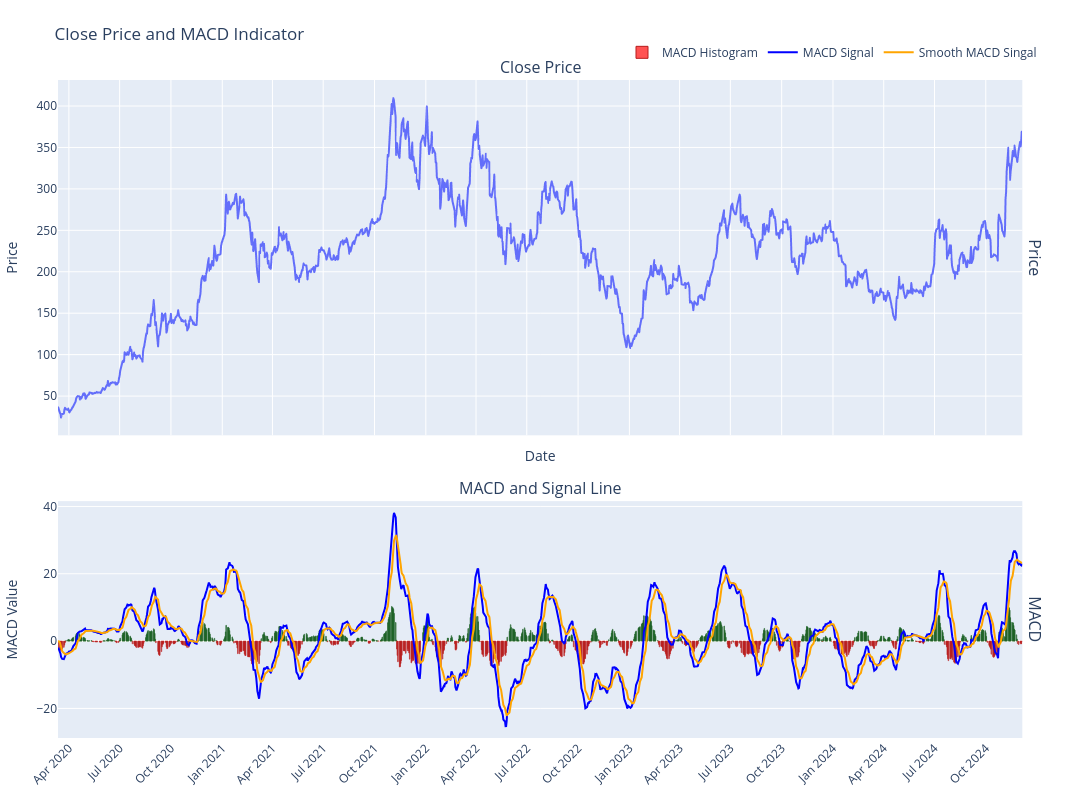

Source (notebook cell):
### Markdown cell above
### Visualizaiton of Moving Average Convergence & Divergence (MACD)

### Code cell
df = pricedf


# Create subplots with shared x-axis
fig = make_subplots(
    rows=2, cols=1,
    shared_xaxes=True,
    vertical_spacing=0.1,
    row_heights=[0.6, 0.4],  # Adjust heights of the subplots
    subplot_titles=('Close Price', 'MACD and Signal Line'),
    row_titles=('Price', 'MACD')
)

# Close price plot (using Plotly Express for aesthetics)
close_fig = px.line(df, x='date', y='close', title="Close Price")
for trace in close_fig['data']:
    fig.add_trace(trace, row=1, col=1)

# MACD histogram bar plot
fig.add_trace(
    go.Bar(x=df['date'], y=df['MACD']-df['MACD_signal'], name='MACD Histogram', marker=dict(
            color=(df['MACD']-df['MACD_signal']).apply(lambda x: '#26A69A' if x >= 0 else '#FF5252'),
            opacity=0.8  # Adjust opacity (0-1)
        ),
        marker_line=dict(  # Add border to bars
            width=1,
            color=(df['MACD']-df['MACD_signal']).apply(lambda x: '#1B5E20' if x >= 0 else '#B71C1C')
        )),
    row=2, col=1
)

# EMA lines (macd signal and smoothing signal)
fig.add_trace(
    go.Scatter(x=df['date'], y=df['MACD'], mode='lines', name='MACD Signal', line=dict(color='blue')),
    row=2, col=1
)



fig.add_trace(
    go.Scatter(x=df['date'], y=df['MACD_signal'], mode='lines', name='Smooth MACD Singal', line=dict(color='orange')),
    row=2, col=1
)


# Update layout for aesthetics and y-axis range
fig.update_layout(
    title="Close Price and MACD Indicator",
    xaxis_title="Date",
    yaxis_title="Price",
    yaxis2_title="MACD Value",
    height=800,
    width=1200,  # Added width parameter
    showlegend=True,
    legend=dict(
        orientation="h",  # Horizontal legend
        yanchor="bottom",
        y=1.02,
        xanchor="right",
        x=1
    ),
    margin=dict(l=50, r=50, t=80, b=50)  # Adjust margins
)

# Update x-axis settings for better date display
fig.update_xaxes(
    rangeslider_visible=False,
    tickangle=-45,
    tickmode='auto',
    nticks=20
)

fig.show()

### Figure 1 — Plotly figure (JSON) as saved in the notebook; plotly's stock layout.template omitted (floating-point values rounded to 4 significant figures; data arrays with more than 128 entries replaced by an {"elided": "..."} marker saying what was removed)
{"data": [{"hovertemplate": "date=%{x}<br>close=%{y}<extra></extra>", "legendgroup": "", "line": {"color": "#636efa", "dash": "solid"}, "marker": {"symbol": "circle"}, "mode": "lines", "name": "", "showlegend": false, "type": "scattergl", "x": {"elided": "1192 str values"}, "xaxis": "x", "y": {"elided": "1192 float values"}, "yaxis": "y"}, {"marker": {"color": {"elided": "1192 str values"}, "line": {"color": {"elided": "1192 str values"}, "width": 1}, "opacity": 0.8}, "name": "MACD Histogram", "type": "bar", "x": {"elided": "1192 str values"}, "xaxis": "x2", "y": {"elided": "1192 float values"}, "yaxis": "y2"}, {"line": {"color": "blue"}, "mode": "lines", "name": "MACD Signal", "type": "scatter", "x": {"elided": "1192 str values"}, "xaxis": "x2", "y": {"elided": "1192 float values"}, "yaxis": "y2"}, {"line": {"color": "orange"}, "mode": "lines", "name": "Smooth MACD Singal", "type": "scatter", "x": {"elided": "1192 str values"}, "xaxis": "x2", "y": {"elided": "1192 float values"}, "yaxis": "y2"}], "layout": {"annotations": [{"font": {"size": 16}, "showarrow": false, "text": "Close Price", "x": 0.49, "xanchor": "center", "xref": "paper", "y": 1, "yanchor": "bottom", "yref": "paper"}, {"font": {"size": 16}, "showarrow": false, "text": "MACD and Signal Line", "x": 0.49, "xanchor": "center", "xref": "paper", "y": 0.36, "yanchor": "bottom", "yref": "paper"}, {"font": {"size": 16}, "showarrow": false, "text": "Price", "textangle": 90, "x": 0.98, "xanchor": "left", "xref": "paper", "y": 0.73, "yanchor": "middle", "yref": "paper"}, {"font": {"size": 16}, "showarrow": false, "text": "MACD", "textangle": 90, "x": 0.98, "xanchor": "left", "xref": "paper", "y": 0.18, "yanchor": "middle", "yref": "paper"}], "height": 800, "legend": {"orientation": "h", "x": 1, "xanchor": "right", "y": 1.02, "yanchor": "bottom"}, "margin": {"b": 50, "l": 50, "r": 50, "t": 80}, "showlegend": true, "title": {"text": "Close Price and MACD Indicator"}, "width": 1200, "xaxis": {"anchor": "y", "domain": [0, 0.98], "matches": "x2", "nticks": 20, "rangeslider": {"visible": false}, "showticklabels": false, "tickangle": -45, "tickmode": "auto", "title": {"text": "Date"}}, "xaxis2": {"anchor": "y2", "domain": [0, 0.98], "nticks": 20, "rangeslider": {"visible": false}, "tickangle": -45, "tickmode": "auto"}, "yaxis": {"anchor": "x", "domain": [0.46, 1], "title": {"text": "Price"}}, "yaxis2": {"anchor": "x2", "domain": [0, 0.36], "title": {"text": "MACD Value"}}}}
